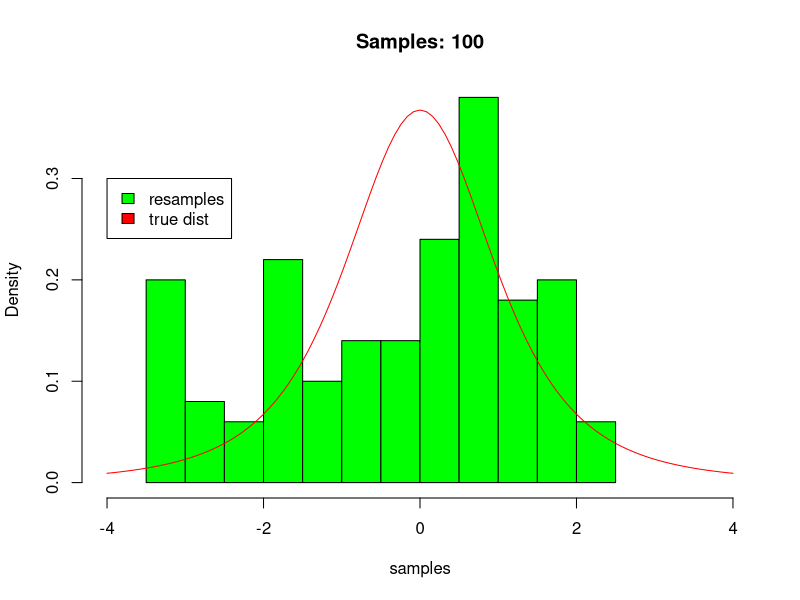
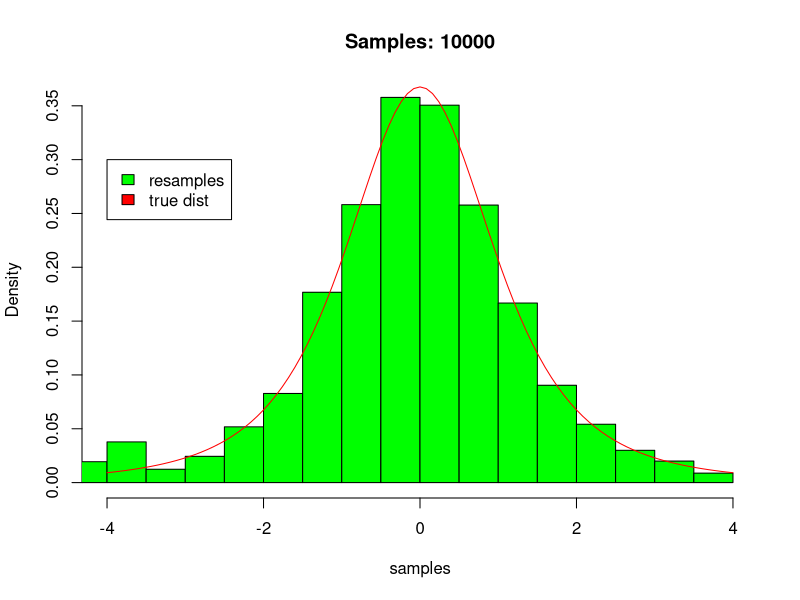

These charts were generated, in order, by the following R code:
m = 10000
n = 4

deg_free = n-1
prop_dist = dnorm
prop_dist_sampler = rnorm
target_dist = function(m){
    return(dt(m, df=deg_free))
}

# Using importance resampling draw n samples from p(theta|data) = t_3(theta) 

get_resamples = function(m, prop_dist, prop_dist_sampler, target_dist){
    # first draw m samples from proposal dist
    prop_samps <- prop_dist_sampler(m)
    dim(prop_samps) <- c(m,1)

    # next compute weights
    weights <- target_dist(prop_samps)/ prop_dist(prop_samps) 

    # normalize weights
    sum = colSums(weights)
    norm_weights = weights/sum

    # re-sample originals from the dist defined by the normalized weights
    resamples = sample(prop_samps, m, prob=norm_weights, replace=TRUE)
    dim(resamples) <- c(m,1)
    return(data.frame(resamples, prop_samps, weights, norm_weights))
}

plot_true_dist_hist = function(samples, true_dist, m=100){

    # Make histogram
    hist(samples, prob=TRUE, xlim=c(-4, 4), col="green", main=paste("Samples:",toString(m), sep=" "))

    # hist(samples, prob=TRUE, xlim=c(-4, 4), col="green", main="Samples: 100")
    curve(true_dist(x), from=-4, to=4, add=TRUE, col="red")
    legend(-4, .3, legend=c("resamples", "true dist"), fill=c("green", "red"))
}
png("plots/resample_m100.png")
resamples = get_resamples(100, prop_dist, prop_dist_sampler, target_dist)
plot_true_dist_hist(resamples$resamples, target_dist, m=100)
# plot_true_dist_hist(resamples$prop_samps*resamples$weights, target_dist, m=100)

png("plots/resample_m10000.png")
resamples = get_resamples(10000, prop_dist, prop_dist_sampler, target_dist)
plot_true_dist_hist(resamples$resamples, target_dist, m=10000)
# plot_true_dist_hist(resamples$prop_samps*resamples$weights, target_dist, m=10000)

# estimate E[theta|data]
m = 100
rs = get_resamples(m, prop_dist, prop_dist_sampler, target_dist)
mu_hat = (rs$prop_samps %*% rs$norm_weights)
# mu_hat = mean(rs$resamples)
tmp = (rs$prop_samps * rs$weights - mu_hat)**2
# tmp = (rs$resamples - mu_hat)**2

# print("tmp")
# print(tmp)
print("prop_samps")
print(rs$prop_samps)
# print("nweight")
# print(rs$norm_weights)
print("weight")
print(rs$weights)
print("mult")
print(rs$prop_samps*rs$weights)
dim(tmp) <- c(1,length(tmp))
s2 = rowSums(tmp)/(length(tmp)-1)
mu_hat2 = mean(rs$resamples)
print("mu: 0")
print(paste("m=100: mu_hat", toString(mu_hat)))
print(paste("m=100: s2", toString(s2)))
print(paste("m=100: mu_hat2", toString(mu_hat2)))

m = 10000
rs = get_resamples(m, prop_dist, prop_dist_sampler, target_dist)
mu_hat = (rs$prop_samps %*% rs$norm_weights)
# mu_hat = mean(rs$resamples)
tmp = (rs$prop_samps * rs$weights - mu_hat)**2
# tmp = (rs$resamples - mu_hat)**2
dim(tmp) <- c(1,length(tmp))
s2 = rowSums(tmp)/(length(tmp)-1)
mu_hat2 = mean(rs$resamples)
print(paste("m=10000: mu_hat", toString(mu_hat)))
print(paste("m=10000: s2", toString(s2)))
print(paste("m=10000: mu_hat2", toString(mu_hat2)))
